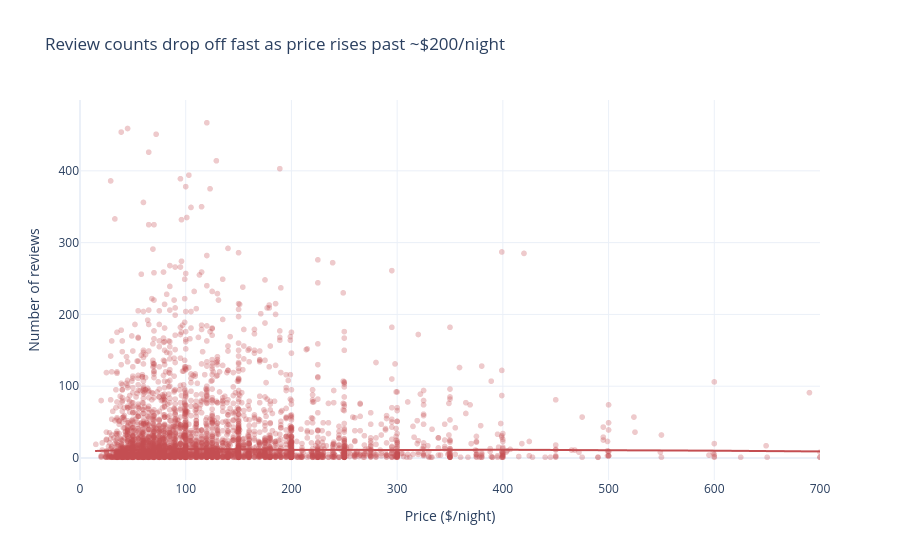

This figure's notebook cell:
### Markdown cell above
## Q2. Do cheaper listings actually earn more reviews (i.e. get booked more)?

**Why analytical:** relates two numeric variables (price, review count) — tests a real market intuition rather than describing one variable.

### Code cell
sub = listings[listings.number_of_reviews > 0]
fig = px.scatter(sub.sample(min(4000, len(sub)), random_state=1), x='price', y='number_of_reviews',
                  opacity=0.3, color_discrete_sequence=[PALETTE['highlight']], trendline='lowess',
                  title='Review counts drop off fast as price rises past ~$200/night',
                  labels={'price': 'Price ($/night)', 'number_of_reviews': 'Number of reviews'})
fig.update_xaxes(range=[0, 700])
fig.show()

### Figure 1 — Plotly figure (JSON) as saved in the notebook; plotly's stock layout.template omitted (floating-point values rounded to 4 significant figures; data arrays with more than 128 entries replaced by an {"elided": "..."} marker saying what was removed)
{"data": [{"hovertemplate": "Price ($/night)=%{x}<br>Number of reviews=%{y}<extra></extra>", "legendgroup": "", "marker": {"color": "#C44E52", "opacity": 0.3, "symbol": "circle"}, "mode": "markers", "name": "", "showlegend": false, "type": "scattergl", "x": {"elided": "4000 int values"}, "xaxis": "x", "y": {"elided": "4000 int values"}, "yaxis": "y"}, {"hovertemplate": "<b>LOWESS trendline</b><br><br>Price ($/night)=%{x}<br>Number of reviews=%{y} <b>(trend)</b><extra></extra>", "legendgroup": "", "marker": {"color": "#C44E52", "symbol": "circle"}, "mode": "lines", "name": "", "showlegend": false, "type": "scattergl", "x": {"elided": "4000 int values"}, "xaxis": "x", "y": {"elided": "4000 float values"}, "yaxis": "y"}], "layout": {"legend": {"tracegroupgap": 0}, "title": {"text": "Review counts drop off fast as price rises past ~$200/night"}, "xaxis": {"anchor": "y", "domain": [0, 1], "range": [0, 700], "title": {"text": "Price ($/night)"}}, "yaxis": {"anchor": "x", "domain": [0, 1], "title": {"text": "Number of reviews"}}}}
